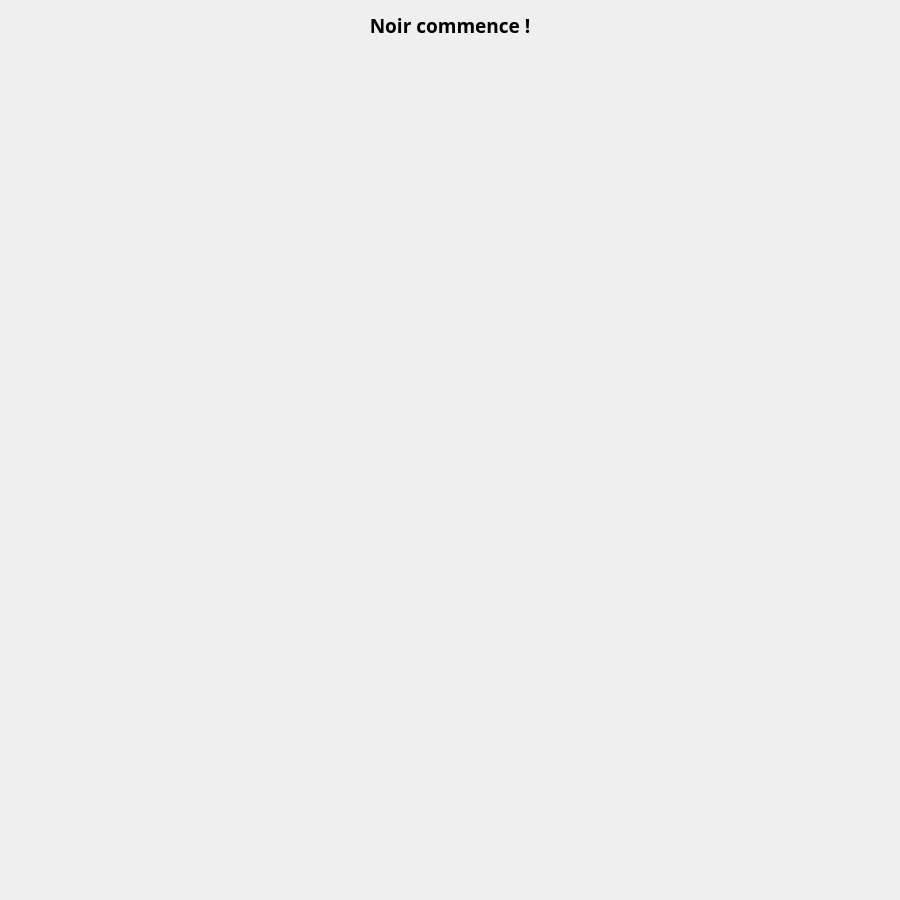
<?xml version="1.0" encoding="UTF-8"?>
<ui version="4.0">
 <class>MainWindow</class>
 <widget class="QMainWindow" name="MainWindow">
  <property name="geometry">
   <rect>
    <x>0</x>
    <y>0</y>
    <width>900</width>
    <height>900</height>
   </rect>
  </property>
  <property name="cursor">
   <cursorShape>ArrowCursor</cursorShape>
  </property>
  <property name="mouseTracking">
   <bool>false</bool>
  </property>
  <property name="windowTitle">
   <string>Othello (La meilleure version)</string>
  </property>
  <property name="tabShape">
   <enum>QTabWidget::Rounded</enum>
  </property>
  <widget class="QWidget" name="centralwidget">
   <property name="enabled">
    <bool>true</bool>
   </property>
   <widget class="QLabel" name="label_infos">
    <property name="geometry">
     <rect>
      <x>225</x>
      <y>15</y>
      <width>450</width>
      <height>21</height>
     </rect>
    </property>
    <property name="font">
     <font>
      <family>Lucida Sans Unicode</family>
      <pointsize>14</pointsize>
      <weight>75</weight>
      <italic>false</italic>
      <bold>true</bold>
      <underline>false</underline>
      <strikeout>false</strikeout>
      <kerning>true</kerning>
     </font>
    </property>
    <property name="text">
     <string>Noir commence !</string>
    </property>
    <property name="scaledContents">
     <bool>false</bool>
    </property>
    <property name="alignment">
     <set>Qt::AlignCenter</set>
    </property>
    <property name="wordWrap">
     <bool>false</bool>
    </property>
   </widget>
   <widget class="QLabel" name="label_grille">
    <property name="geometry">
     <rect>
      <x>43</x>
      <y>49</y>
      <width>814</width>
      <height>802</height>
     </rect>
    </property>
    <property name="cursor">
     <cursorShape>CrossCursor</cursorShape>
    </property>
    <property name="text">
     <string/>
    </property>
    <property name="pixmap">
     <pixmap>GrilleOthello.png</pixmap>
    </property>
   </widget>
  </widget>
 </widget>
 <resources/>
 <connections/>
</ui>
